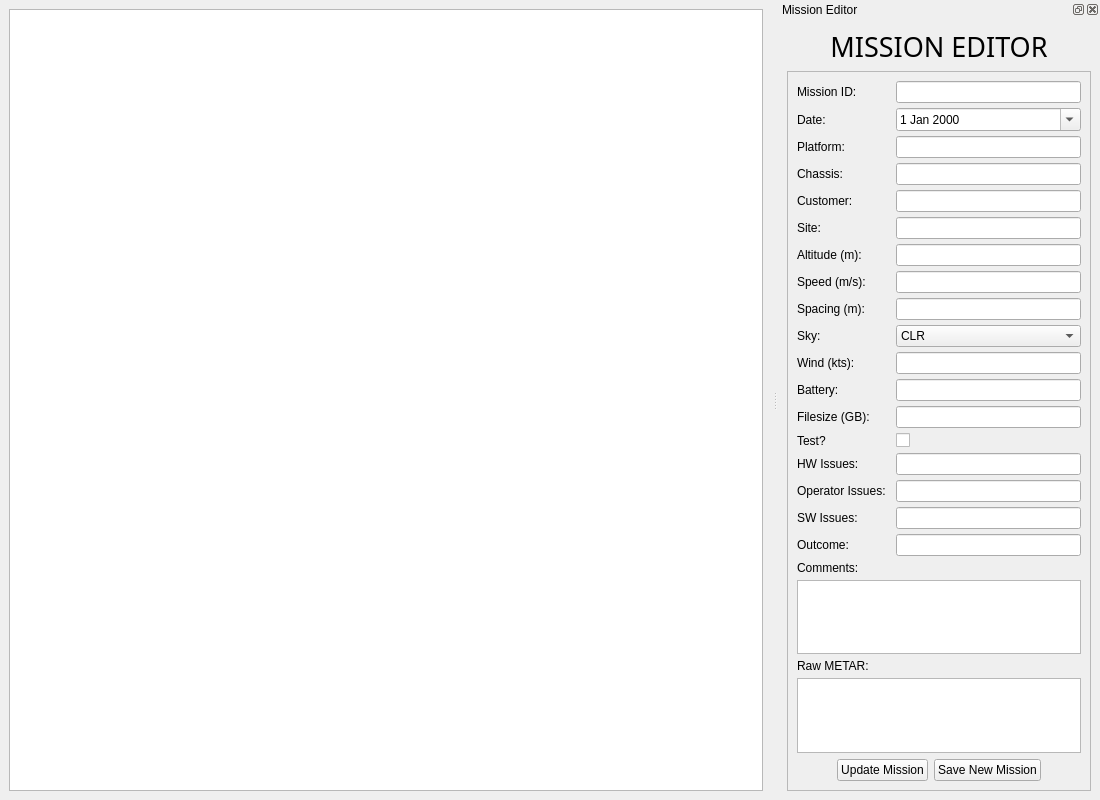
<?xml version="1.0" encoding="UTF-8"?>
 <ui version="4.0">
  <class>MainWindow</class>
  <widget class="QMainWindow" name="MainWindow">
   <property name="geometry">
    <rect>
     <x>0</x>
     <y>0</y>
     <width>1100</width>
     <height>800</height>
    </rect>
   </property>
   <property name="windowTitle">
    <string>Mission Log</string>
   </property>
   <widget class="QWidget" name="centralwidget">
    <layout class="QVBoxLayout" name="verticalLayout">
     <item>
      <widget class="QTableWidget" name="missionTable">
       <property name="editTriggers">
        <set>QAbstractItemView::DoubleClicked|QAbstractItemView::SelectedClicked</set>
       </property>
       <property name="alternatingRowColors">
        <bool>true</bool>
       </property>
       <property name="selectionBehavior">
        <enum>QAbstractItemView::SelectRows</enum>
       </property>
       <property name="sortingEnabled">
        <bool>true</bool>
       </property>
       <attribute name="horizontalHeaderCascadingSectionResizes">
        <bool>false</bool>
       </attribute>
       <attribute name="horizontalHeaderShowSortIndicator" stdset="0">
        <bool>true</bool>
       </attribute>
       <attribute name="horizontalHeaderStretchLastSection">
        <bool>true</bool>
       </attribute>
       <attribute name="verticalHeaderVisible">
        <bool>false</bool>
       </attribute>
      </widget>
     </item>
    </layout>
   </widget>
   <widget class="QDockWidget" name="dockWidget">
    <property name="sizePolicy">
     <sizepolicy hsizetype="Preferred" vsizetype="Expanding">
      <horstretch>0</horstretch>
      <verstretch>0</verstretch>
     </sizepolicy>
    </property>
    <property name="windowTitle">
     <string>Mission Editor</string>
    </property>
    <attribute name="dockWidgetArea">
     <number>2</number>
    </attribute>
    <widget class="QWidget" name="dockWidgetContents">
     <layout class="QVBoxLayout" name="verticalLayout_2">
      <item>
       <widget class="QLabel" name="labelMissionEditorTitle">
        <property name="font">
         <font>
          <family>Conthrax Sb</family>
          <pointsize>20</pointsize>
         </font>
        </property>
        <property name="text">
         <string>MISSION EDITOR</string>
        </property>
        <property name="alignment">
         <set>Qt::AlignCenter</set>
        </property>
       </widget>
      </item>
      <item>
       <widget class="QScrollArea" name="scrollArea">
        <property name="widgetResizable">
         <bool>true</bool>
        </property>
        <widget class="QWidget" name="scrollAreaWidgetContents">
         <property name="geometry">
          <rect>
           <x>0</x>
           <y>0</y>
           <width>256</width>
           <height>638</height>
          </rect>
         </property>
         <layout class="QVBoxLayout" name="verticalLayout_3">
          <item>
           <layout class="QGridLayout" name="formLayout">
            <property name="sizeConstraint">
             <enum>QLayout::SetDefaultConstraint</enum>
            </property>
            <property name="horizontalSpacing">
             <number>10</number>
            </property>
            <property name="verticalSpacing">
             <number>5</number>
            </property>
            <item row="0" column="0">
             <widget class="QLabel" name="labelMissionID">
              <property name="text">
               <string>Mission ID:</string>
              </property>
             </widget>
            </item>
            <item row="0" column="1">
             <widget class="QLineEdit" name="mission_id_input"/>
            </item>
            <item row="1" column="0">
             <widget class="QLabel" name="labelDate">
              <property name="text">
               <string>Date:</string>
              </property>
             </widget>
            </item>
            <item row="1" column="1">
             <widget class="QDateEdit" name="dateInput">
              <property name="calendarPopup">
               <bool>true</bool>
              </property>
             </widget>
            </item>
            <item row="2" column="0">
             <widget class="QLabel" name="labelPlatform">
              <property name="text">
               <string>Platform:</string>
              </property>
             </widget>
            </item>
            <item row="2" column="1">
             <widget class="QLineEdit" name="platformInput"/>
            </item>
            <item row="3" column="0">
             <widget class="QLabel" name="labelChassis">
              <property name="text">
               <string>Chassis:</string>
              </property>
             </widget>
            </item>
            <item row="3" column="1">
             <widget class="QLineEdit" name="chassisInput"/>
            </item>
            <item row="4" column="0">
             <widget class="QLabel" name="labelCustomer">
              <property name="text">
               <string>Customer:</string>
              </property>
             </widget>
            </item>
            <item row="4" column="1">
             <widget class="QLineEdit" name="customerInput"/>
            </item>
            <item row="5" column="0">
             <widget class="QLabel" name="labelSite">
              <property name="text">
               <string>Site:</string>
              </property>
             </widget>
            </item>
            <item row="5" column="1">
             <widget class="QLineEdit" name="siteInput"/>
            </item>
            <item row="6" column="0">
             <widget class="QLabel" name="labelAltitude">
              <property name="text">
               <string>Altitude (m):</string>
              </property>
             </widget>
            </item>
            <item row="6" column="1">
             <widget class="QLineEdit" name="altitudeInput"/>
            </item>
            <item row="7" column="0">
             <widget class="QLabel" name="labelSpeed">
              <property name="text">
               <string>Speed (m/s):</string>
              </property>
             </widget>
            </item>
            <item row="7" column="1">
             <widget class="QLineEdit" name="speedInput"/>
            </item>
            <item row="8" column="0">
             <widget class="QLabel" name="labelSpacing">
              <property name="text">
               <string>Spacing (m):</string>
              </property>
             </widget>
            </item>
            <item row="8" column="1">
             <widget class="QLineEdit" name="spacingInput"/>
            </item>
            <item row="9" column="0">
             <widget class="QLabel" name="labelSky">
              <property name="text">
               <string>Sky:</string>
              </property>
             </widget>
            </item>
            <item row="9" column="1">
             <widget class="QComboBox" name="skyInput">
              <item>
               <property name="text">
                <string>CLR</string>
               </property>
              </item>
              <item>
               <property name="text">
                <string>FEW</string>
               </property>
              </item>
              <item>
               <property name="text">
                <string>SCT</string>
               </property>
              </item>
              <item>
               <property name="text">
                <string>BKN</string>
               </property>
              </item>
              <item>
               <property name="text">
                <string>OVC</string>
               </property>
              </item>
             </widget>
            </item>
            <item row="10" column="0">
             <widget class="QLabel" name="labelWind">
              <property name="text">
               <string>Wind (kts):</string>
              </property>
             </widget>
            </item>
            <item row="10" column="1">
             <widget class="QLineEdit" name="windInput"/>
            </item>
            <item row="11" column="0">
             <widget class="QLabel" name="labelBattery">
              <property name="text">
               <string>Battery:</string>
              </property>
             </widget>
            </item>
            <item row="11" column="1">
             <widget class="QLineEdit" name="batteryInput"/>
            </item>
            <item row="12" column="0">
             <widget class="QLabel" name="labelFilesize">
              <property name="text">
               <string>Filesize (GB):</string>
              </property>
             </widget>
            </item>
            <item row="12" column="1">
             <widget class="QLineEdit" name="filesizeInput"/>
            </item>
            <item row="13" column="0">
             <widget class="QLabel" name="labelIsTest">
              <property name="text">
               <string>Test?</string>
              </property>
             </widget>
            </item>
            <item row="13" column="1">
             <widget class="QCheckBox" name="isTestInput">
              <property name="text">
               <string/>
              </property>
             </widget>
            </item>
            <item row="14" column="0">
             <widget class="QLabel" name="labelIssuesHw">
              <property name="text">
               <string>HW Issues:</string>
              </property>
             </widget>
            </item>
            <item row="14" column="1">
             <widget class="QLineEdit" name="issuesHwInput">
              <property name="sizePolicy">
               <sizepolicy hsizetype="Expanding" vsizetype="Fixed">
                <horstretch>0</horstretch>
                <verstretch>0</verstretch>
               </sizepolicy>
              </property>
             </widget>
            </item>
            <item row="15" column="0">
             <widget class="QLabel" name="labelIssuesOperator">
              <property name="text">
               <string>Operator Issues:</string>
              </property>
             </widget>
            </item>
            <item row="15" column="1">
             <widget class="QLineEdit" name="issuesOperatorInput">
              <property name="sizePolicy">
               <sizepolicy hsizetype="Expanding" vsizetype="Fixed">
                <horstretch>0</horstretch>
                <verstretch>0</verstretch>
               </sizepolicy>
              </property>
             </widget>
            </item>
            <item row="16" column="0">
             <widget class="QLabel" name="labelIssuesSw">
              <property name="text">
               <string>SW Issues:</string>
              </property>
             </widget>
            </item>
            <item row="16" column="1">
             <widget class="QLineEdit" name="issuesSwInput">
              <property name="sizePolicy">
               <sizepolicy hsizetype="Expanding" vsizetype="Fixed">
                <horstretch>0</horstretch>
                <verstretch>0</verstretch>
               </sizepolicy>
              </property>
             </widget>
            </item>
            <item row="17" column="0">
             <widget class="QLabel" name="labelOutcome">
              <property name="text">
               <string>Outcome:</string>
              </property>
             </widget>
            </item>
            <item row="17" column="1">
             <widget class="QLineEdit" name="outcomeInput">
              <property name="sizePolicy">
               <sizepolicy hsizetype="Expanding" vsizetype="Fixed">
                <horstretch>0</horstretch>
                <verstretch>0</verstretch>
               </sizepolicy>
              </property>
             </widget>
            </item>
            <item row="18" column="0" colspan="2">
             <widget class="QLabel" name="labelComments">
              <property name="text">
               <string>Comments:</string>
              </property>
             </widget>
            </item>
            <item row="19" column="0" colspan="2">
             <widget class="QPlainTextEdit" name="commentsInput"/>
            </item>
            <item row="20" column="0" colspan="2">
             <widget class="QLabel" name="labelRawMetar">
              <property name="text">
               <string>Raw METAR:</string>
              </property>
             </widget>
            </item>
            <item row="21" column="0" colspan="2">
             <widget class="QPlainTextEdit" name="rawMetarInput"/>
            </item>
           </layout>
          </item>
          <item>
           <spacer name="verticalSpacer">
            <property name="orientation">
             <enum>Qt::Vertical</enum>
            </property>
            <property name="sizeHint" stdset="0">
             <size>
              <width>20</width>
              <height>40</height>
             </size>
            </property>
           </spacer>
          </item>
          <item>
           <layout class="QHBoxLayout" name="horizontalLayout_2">
            <item>
             <spacer name="horizontalSpacer_2">
              <property name="orientation">
               <enum>Qt::Horizontal</enum>
              </property>
              <property name="sizeHint" stdset="0">
               <size>
                <width>40</width>
                <height>20</height>
               </size>
              </property>
             </spacer>
            </item>
            <item>
             <widget class="QPushButton" name="updateMissionButton">
              <property name="text">
               <string>Update Mission</string>
              </property>
             </widget>
            </item>
            <item>
             <widget class="QPushButton" name="saveNewMissionButton">
              <property name="text">
               <string>Save New Mission</string>
              </property>
             </widget>
            </item>
            <item>
             <spacer name="horizontalSpacer_3">
              <property name="orientation">
               <enum>Qt::Horizontal</enum>
              </property>
              <property name="sizeHint" stdset="0">
               <size>
                <width>40</width>
                <height>20</height>
               </size>
              </property>
             </spacer>
            </item>
           </layout>
          </item>
         </layout>
        </widget>
       </widget>
      </item>
     </layout>
    </widget>
   </widget>
  </widget>
  <resources/>
  <connections/>
 </ui>
